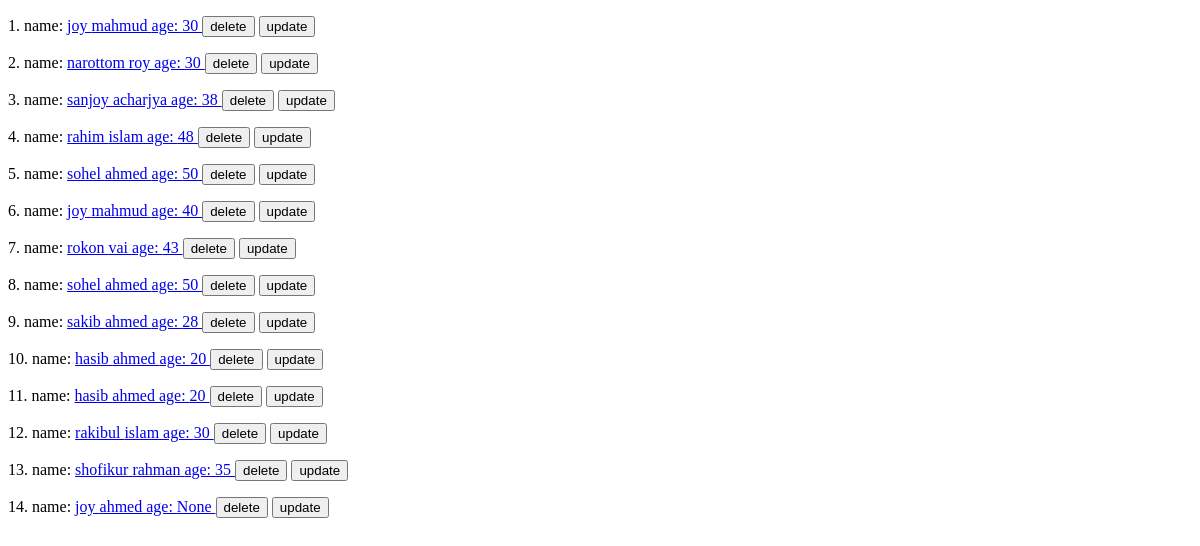
/members/viewAllMembers/, run on an earlier commit of the app's database.
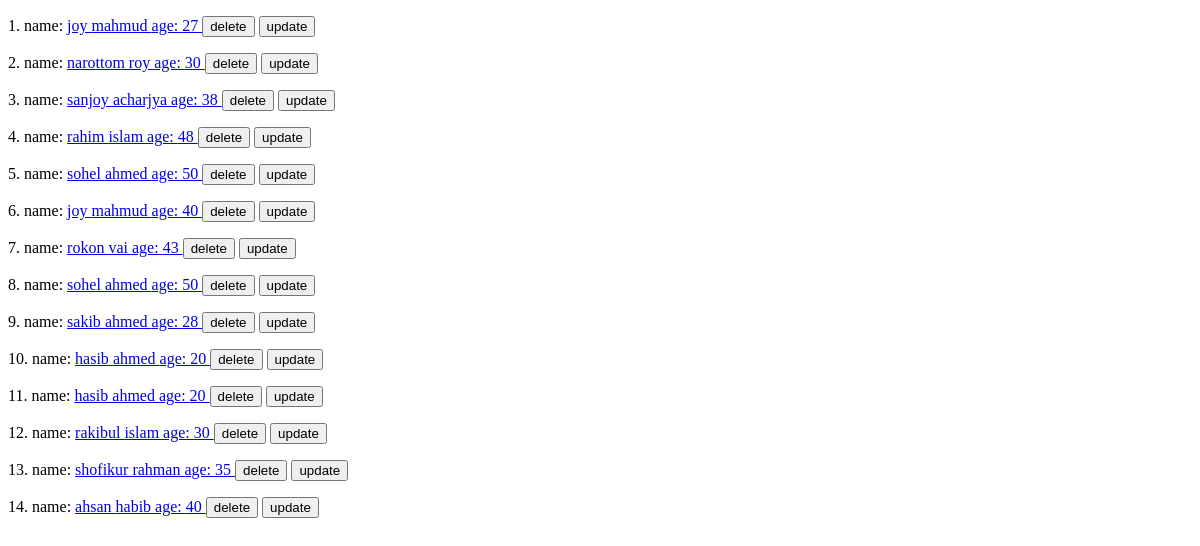
And on a later commit of the database.
### members/models.py (models this page shows, shortened)
class Member(models.Model):
    firstname=models.CharField(max_length=100)
    lastname=models.CharField(max_length=100)
    age=models.IntegerField(null=True)

### members/views.py (the view)
# urls.py: path('viewAllMembers/',views.view_members,name="view_members"),
def view_members(request):
    members=Member.objects.all().values()
    context={
        "allMembers":members
    }
    return render(request,'view_members.html',context)

### members/templates/view_members.html (shortened to what this page needs)
<!DOCTYPE html>
<html lang="en">
<head>
</head>
<body>
    <div>
        {% for x in allMembers %}
        <p> {{forloop.counter}}. name: <a href="http://127.0.0.1:8000/members/memberDetails/{{x.id}}">{{x.firstname}} {{x.lastname}} age: {{x.age}} </a> <a href="{% url 'deleteMember' x.id%}"><button>delete</button></a>
            <a href="{% url 'update_member' x.id%}"><button>update</button></a>
        </p>
        {% endfor %}
    </div>
</body>
</html>

What changed in the data, as far as the page shows it:
removed Member: firstname "joy", lastname "ahmed", age "None"
changed Member (number 1 of 14 on the later page): age "30" → "27"
added Member: firstname "ahsan", lastname "habib", age "40"
